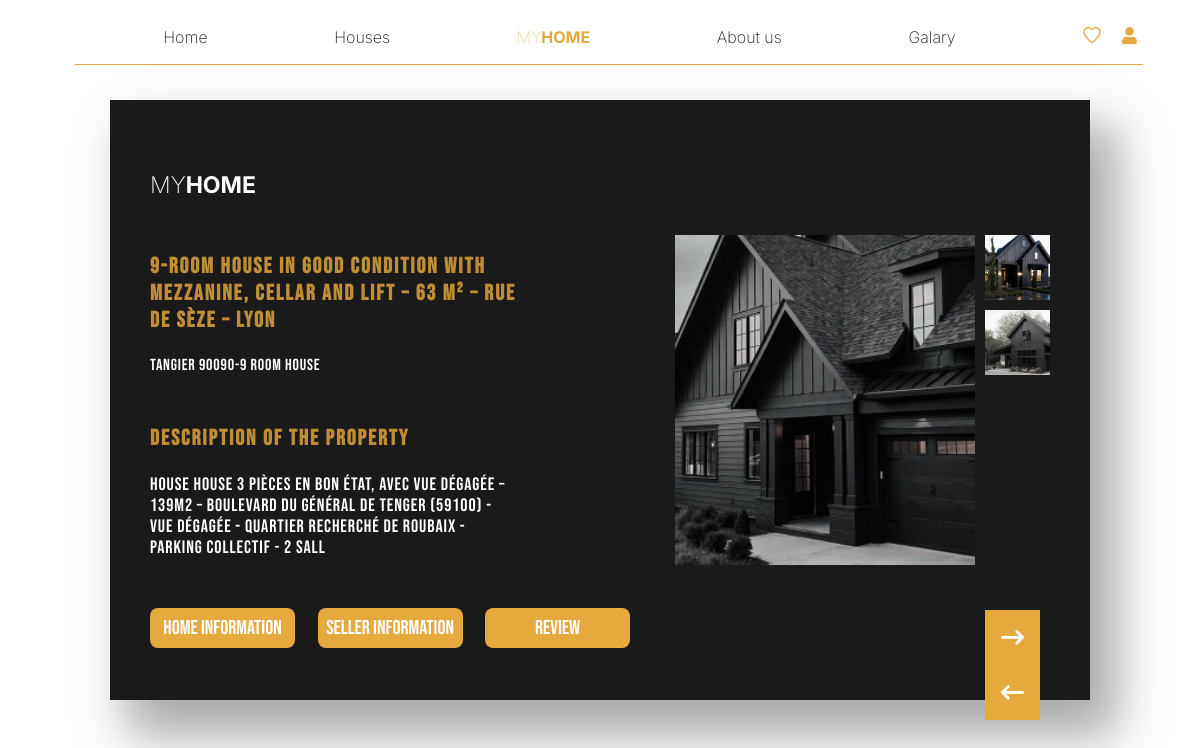
The app's page /detail.php?id_house=1 with its own data.
### tables this page shows
CREATE TABLE `house` (
  `ID_house` int(5) NOT NULL,
  `ID_catégorie` int(5) DEFAULT NULL,
  `profile_pic` varchar(254) DEFAULT NULL,
  `adress` varchar(254) DEFAULT NULL,
  `price` decimal(3,0) DEFAULT NULL,
  `description` varchar(254) DEFAULT NULL,
  `title` varchar(255) NOT NULL
);

CREATE TABLE `galary` (
  `ID_image` int(5) NOT NULL,
  `ID_house` int(5) DEFAULT NULL,
  `image` varchar(254) NOT NULL
);

### detail.php (the view, shortened to what this page needs)
<!DOCTYPE html>
<html lang="en">
<head>
    <link rel="stylesheet" href="nav_footer/style_nav.css">
    <link rel="stylesheet" href="detail.css">
</head>
<body>
    <?php include "connexion.php"?>
    <?php
        if(isset($_REQUEST['id_house'])){
            $id = $_REQUEST['id_house'];
            $select = "SELECT * FROM house H INNER JOIN galary G ON H.ID_house = G.ID_house WHERE H.ID_house = $id";
            $data = mysqli_query($conn, $select);
        }
    ?>
<nav>
        <div>
            <a href="home.php">Home</a>
            <a href="houses.php">Houses</a>
            <a id="logo" href="">MY<span>HOME</span></a>
            <a href="home.php#about_us">About us</a>
            <a href="galary.php">Galary</a>
            <div>
                <a href="favoris.php" id="favourit"><img src="images/Favorite.png"></a>
                <?php if(!isset($_SESSION["id_user"]) || $_SESSION["id_user"]==""){ ?>
                         <a href="sign_up.php"><img src="images/user.png"></a>
                    <?php } else{ ?>
                         <a href="logout.php"><i class="fa-solid fa-arrow-right-from-bracket"></i></a>
                    <?php } ?>
            </div>
        </div>
        <section></section>
     </nav>
    <main>
        <div id="border_div">
            <div id="container">
                    <?php
                    $rows = array();
                        while($row = mysqli_fetch_assoc($data)){
                            $rows [] = $row;
                        }
                            echo'
                            <div class="child_container">
                                <a href="home.php"><h1>MY<span>HOME</span></a>
                                <h3 class="title_detail">'.$rows[0]["title"].'</h3>
                                <p>'.$rows[0]["adress"].'</p>
                                <h3>Description of the property</h3>
                                <p class="para">'.$rows[0]["description"].'</p>
                                <button>home information</button>
                                <a href="Sellerdetail.php?id_house='.$rows[0]["ID_house"].'"><button class="btn_detail">Seller Information</button></a>
                                <a href="review.php?id_house='.$rows[0]["ID_house"].'"><button class="btn_detail">review</button></a>
                            </div>
                            <div class="img_detail">
                                <img src="images/'.$rows[0]["image"].'">
                                <div id="img_aside">';
                                for($i=1; $i<count($rows); $i++){
                                    echo '<img src="images/'.$rows[$i]["image"].'">';
                                }
                            echo '</div>
                            </div>
                            <div id="icon_div">
                                <a href="houses.php#sales_houses"><i class="fa-solid fa-arrow-right-long"></i></a>
                                <a href="home.php"><i class="fa-solid fa-arrow-left-long"></i></a>
                            </div>
                            ';
                    ?>
            </div>
        </div>
    </main>
</body>
</html>

### nav_footer/style_nav.css (style rules this page uses)
body { margin: 0px; padding: 0px; }
nav > div { display: flex; align-items: center; justify-content: space-around ; padding-left: 100px; }
nav { display: flex; flex-direction: column; position: absolute; z-index: 10; width: 100%; font-family: 'Inter', sans-serif; padding-top: 25px; padding-bottom: 20px; }
nav a { text-decoration: none; color: white; font-family: 'Inter', sans-serif; font-weight: 200; }
#logo { color: #E6A93E; font-weight: lighter; }
nav a span { font-weight: bold; }
#favourit { margin-right: 15px; }
section { width: 89%; margin-left: 75px; margin-top: 15px; height: 1px; background-color: #E6A93E; }

### detail.css (style rules this page uses)
body { margin: 0; padding: 0; display: flex; flex-direction: column; }
#border_div { display: flex; width: 100%; justify-content: center; }
#container { position: relative; display: flex; align-items: center; justify-content: space-between; background-color: #1A1A1A; color: white; width: 75%; font-family: 'Bebas Neue'; margin-top: 100px; height: 600px; padding: 0 40px; box-shadow: 22px 30px 46px 6px rgba(0, 0, 0, 0.34); }
.child_container button { border: none; margin: 0; background-color: #E6A93E; color: white; font-family: 'Bebas Neue'; width: 145px; height: 40px; font-size: 20px; cursor: pointer; margin-top: 50px; margin-bottom: 10px; }
.child_container h3 { color: rgba(230, 169, 62, 0.81); font-size: 22px; width: 70%; margin-top: 50px; letter-spacing: 0.09em; }
.child_container a { text-decoration: none; color: white; font-family: 'Inter', sans-serif; font-size: 23px; font-weight: 200; margin: 0; }
.child_container a span { font-weight: bold; }
.child_container p { letter-spacing: 0.05em; }
.title_detail { width: 70%; }
.para { margin: 0; width: 70%; font-size: 18px; }
.img_detail img { height: 330px; width: 300px; object-fit: cover; }
#container button { border-radius: 8px; }
#container .btn_detail { margin-left: 20px; }
.img_detail { display: flex; }
#img_aside { display: flex; flex-direction: column; }
#img_aside img { height: 65px; width: 65px; object-fit: cover; margin-left: 10px; margin-bottom: 10px; }
#icon_div { width: 55px; height: 110px; background-color: #E6A93E; position: absolute; bottom: -20px; right: 50px; }
#icon_div a { text-decoration: none; color: white; font-size: 23px; display: flex; justify-content: center; height: 50%; align-items: center; }
body { margin: 0px; padding: 0px; }
nav > div { display: flex; align-items: center; justify-content: space-around ; padding-left: 100px; }
nav { display: flex; flex-direction: column; position: absolute; z-index: 10; width: 100%; font-family: 'Inter', sans-serif; padding-top: 25px; padding-bottom: 20px; }
nav a { text-decoration: none; color: #1A1A1A; font-family: 'Inter', sans-serif; font-weight: 200; }
#logo { color: #E6A93E; font-weight: lighter; }
nav a span { font-weight: bold; }
#favourit { margin-right: 15px; }
section { width: 89%; margin-left: 75px; margin-top: 15px; height: 1px; background-color: #E6A93E; }

### records on screen
house: title "9-room house in good condition with mezzanine, cellar and lift – 63 m² – Rue de Sèze – Lyon", adress "TANGIER 90090-9 room house", description "house house 3 pièces en bon état, avec vue dégagée – 139m2 – Boulevard du Général de tenger (59100) - Vue dégagée - Quartier recherché de Roubaix - Parking collectif - 2 sall"
galary: image (picture)
galary: image (picture)
galary: image (picture)
